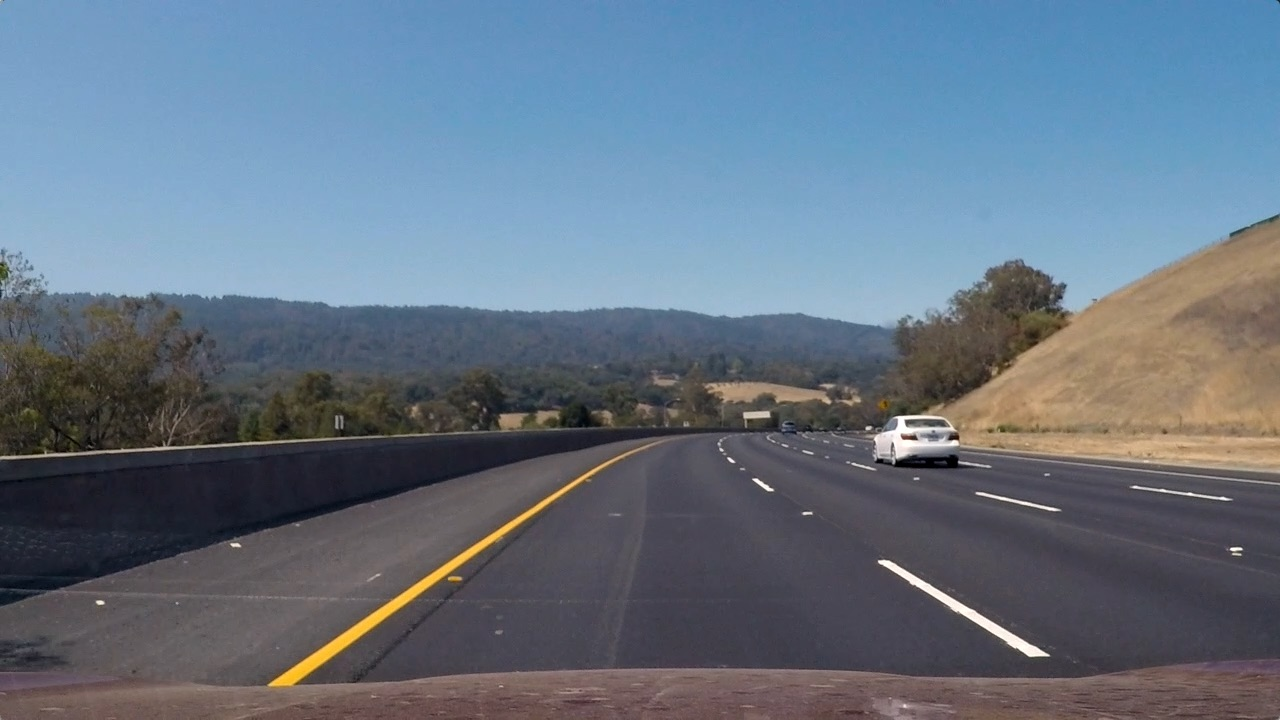
#> input picture test_images/test3.jpg, 1280 x 720 px
$ python -i imgs_processing.py   (imports and definitions only)   (older library calls are emulated)
#> lines starting #> are read from the running program, lines starting #| are printed output that depends on the picture
import numpy as np
import cv2
import matplotlib.pyplot as plt
import matplotlib.image as mpimg
import pickle
from imgs_transf import PerspectiveTransform

def abs_sobel_thresh(img, orient='x', sobel_kernel=3, thresh=(0, 255)):
    # 计算方向梯度
    # Apply threshold
    # 灰阶转换
#> called with orient = 'x', sobel_kernel = 3, thresh = (0, 255)
    gray_img = cv2.cvtColor(img, cv2.COLOR_RGB2GRAY)
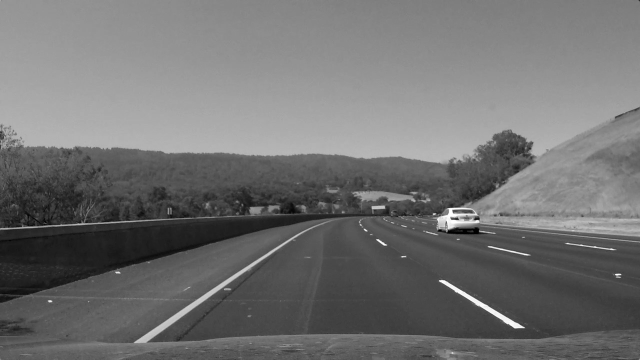
#> gray_img: shape (720, 1280) (shown at 1/2 size); min 0, max 255, mean 112.8
    # Apply x or y gradient with the OpenCV的Sobel()函数并取绝对值
    if orient == 'x':
        abs_sobel = np.absolute(cv2.Sobel(gray_img, cv2.CV_64F, 1, 0))
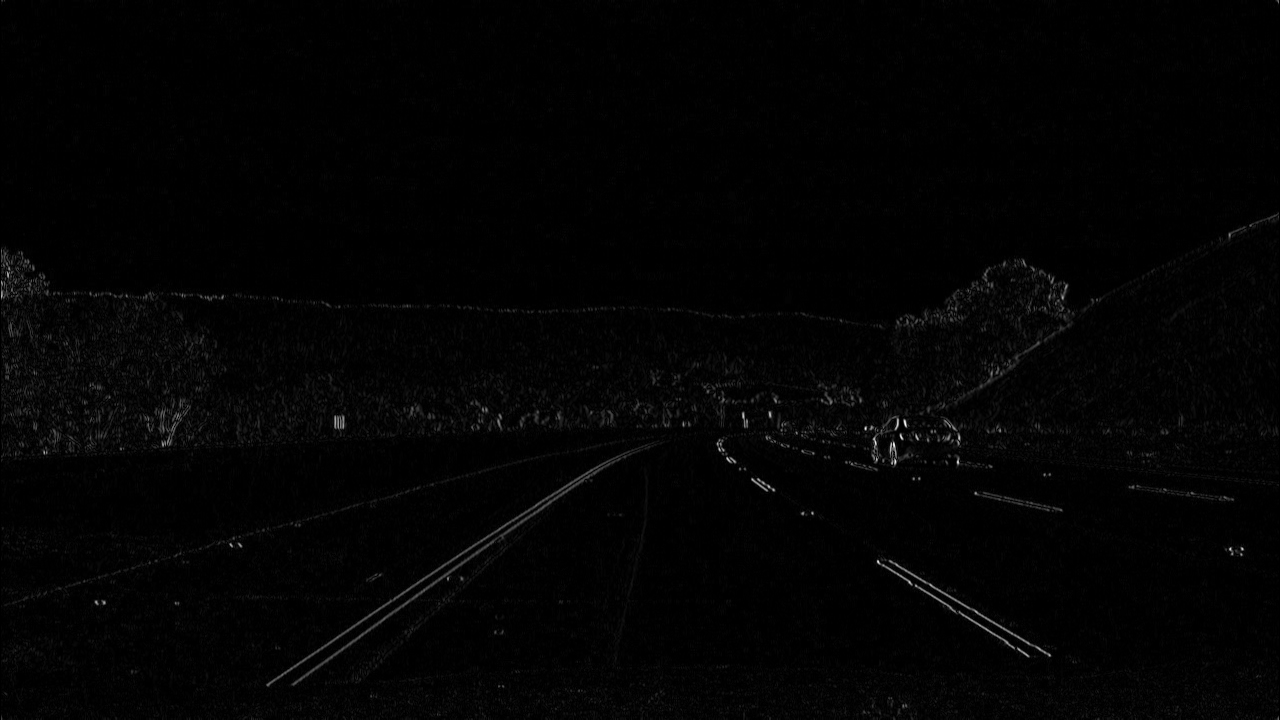
#> abs_sobel: shape (720, 1280) float64; min 0, max 651, mean 9.2; drawn with min black and max white
    if orient == 'y':
        abs_sobel = np.absolute(cv2.Sobel(gray_img, cv2.CV_64F, 0, 1))
    # Rescale back to 8 bit integer
    scaled_sobel_img = np.uint8(255*abs_sobel/np.max(abs_sobel))
    # Create a copy and 应用阈值
    binary_img = np.zeros_like(scaled_sobel_img)
    binary_img[(scaled_sobel_img >= thresh[0]) & (scaled_sobel_img <= thresh[1])] = 1

    return binary_img

# [101 lines left out: functions mag_thresh, dir_threshold, color_threshold, Processing, plot, test1 and 2 more, not called in this run]

#-----------------------------------------------------------------------

# [8 lines not run here, left out]

>>> import cv2
>>> picture = cv2.cvtColor(cv2.imread('test_images/test3.jpg'), cv2.COLOR_BGR2RGB)
>>> result = abs_sobel_thresh(picture)
#> result: shape (720, 1280); every value is 1

$ run again, on test_images/test2.jpg
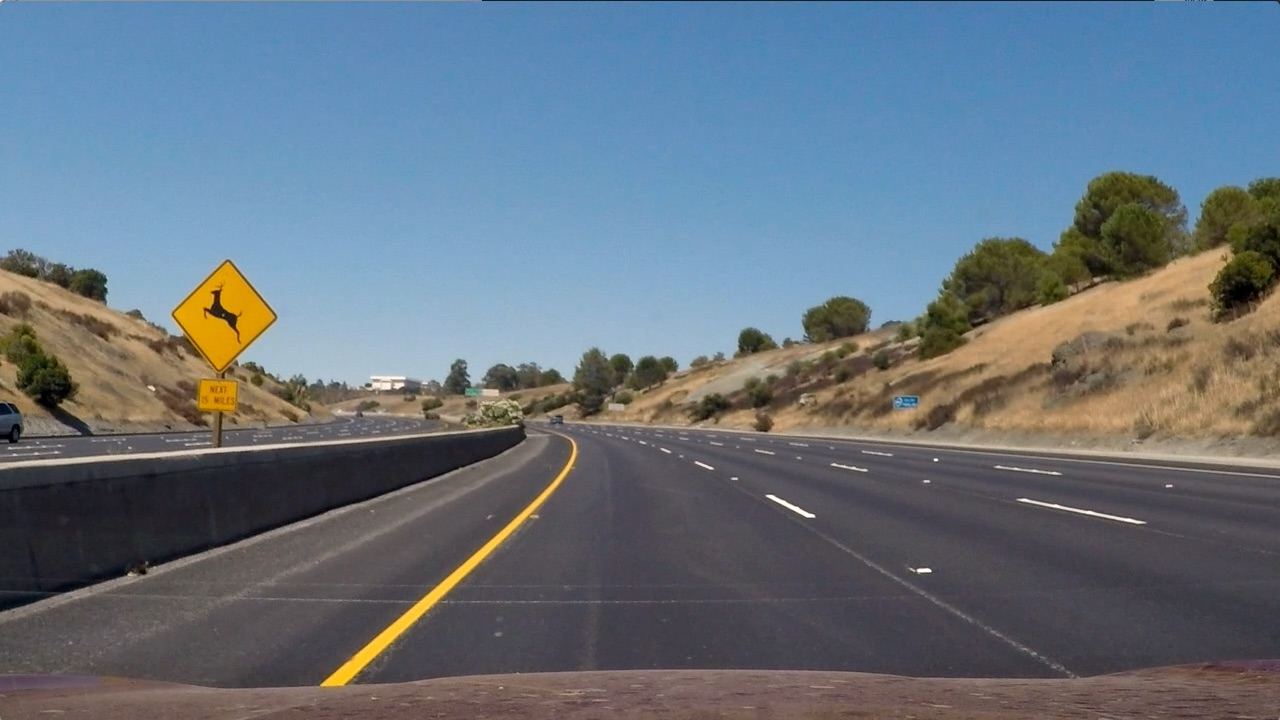
#> input picture test_images/test2.jpg, 1280 x 720 px
#> in abs_sobel_thresh, `gray_img = cv2.cvtColor(img, cv2.COLOR_RGB2GRAY)`:
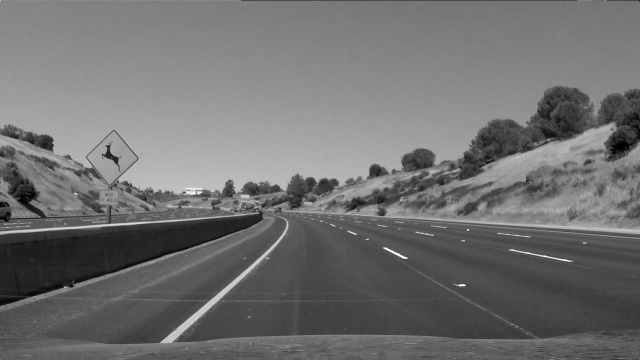
#> gray_img: shape (720, 1280) (shown at 1/2 size); min 0, max 255, mean 112.3
#> in abs_sobel_thresh, `abs_sobel = np.absolute(cv2.Sobel(gray_img, cv2.CV_64F, 1, 0))`:
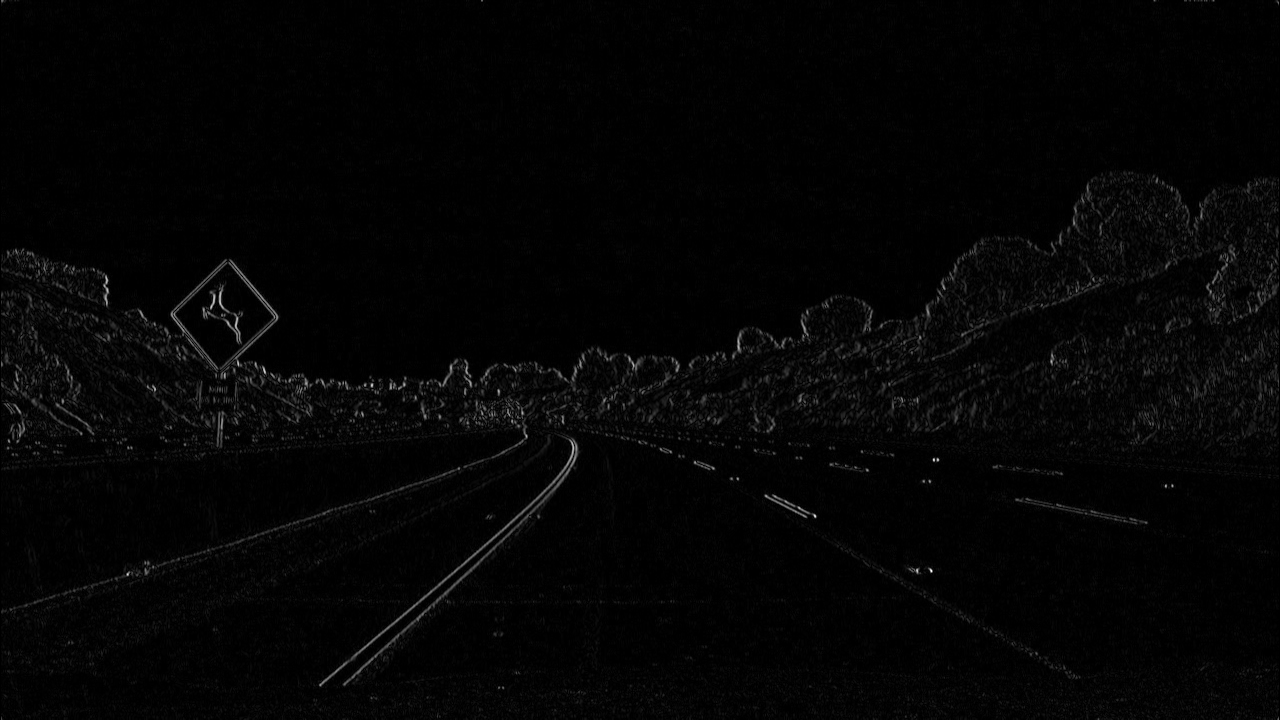
#> abs_sobel: shape (720, 1280) float64; min 0, max 610, mean 12; drawn with min black and max white
#> result: shape (720, 1280); every value is 1

$ run again, on test_images/test4.jpg
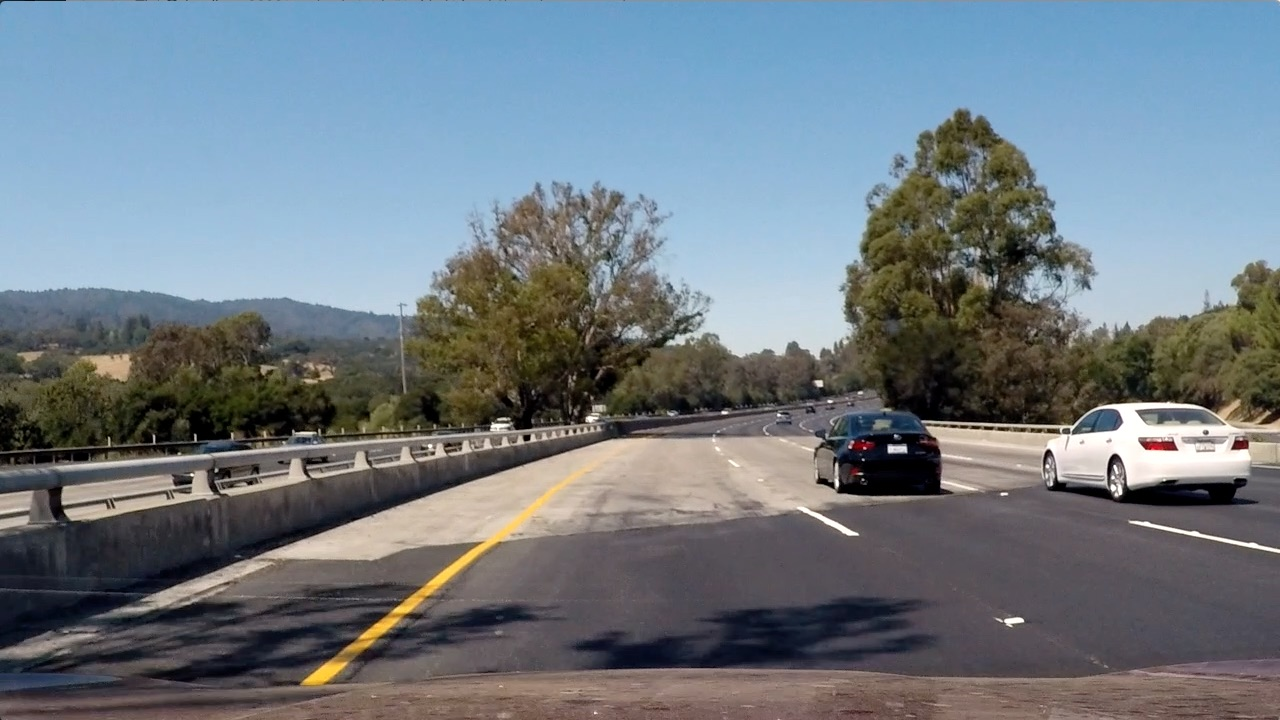
#> input picture test_images/test4.jpg, 1280 x 720 px
#> in abs_sobel_thresh, `gray_img = cv2.cvtColor(img, cv2.COLOR_RGB2GRAY)`:
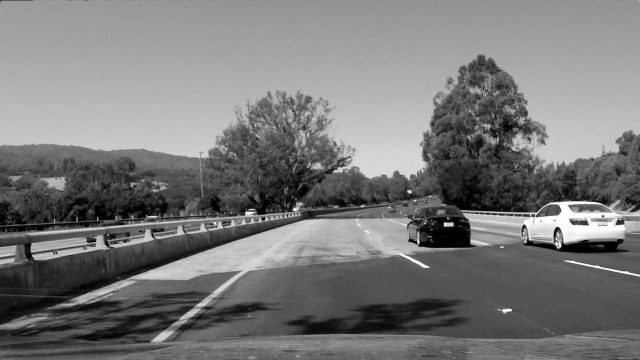
#> gray_img: shape (720, 1280) (shown at 1/2 size); min 0, max 255, mean 120.5
#> in abs_sobel_thresh, `abs_sobel = np.absolute(cv2.Sobel(gray_img, cv2.CV_64F, 1, 0))`:
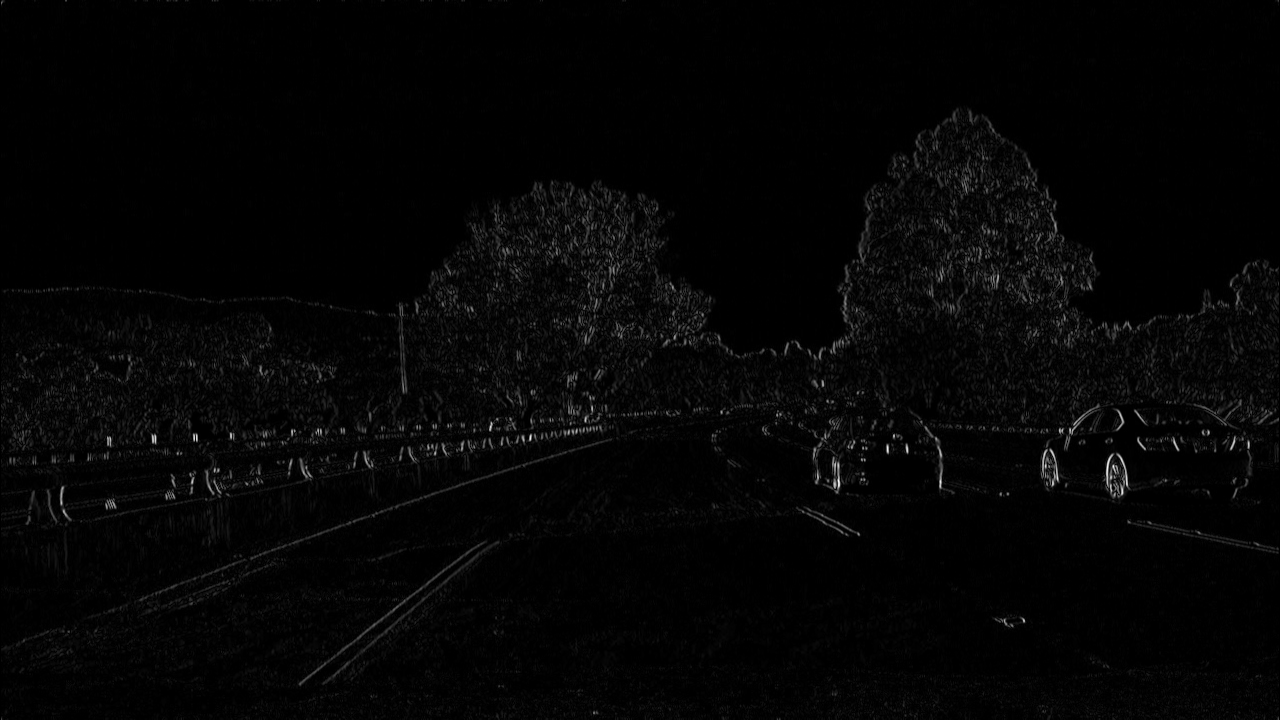
#> abs_sobel: shape (720, 1280) float64; min 0, max 870, mean 18.1; drawn with min black and max white
#> result: shape (720, 1280); every value is 1
